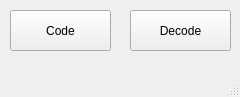
<?xml version="1.0" encoding="UTF-8"?>
<ui version="4.0">
 <class>MainWindow</class>
 <widget class="QMainWindow" name="MainWindow">
  <property name="geometry">
   <rect>
    <x>0</x>
    <y>0</y>
    <width>240</width>
    <height>97</height>
   </rect>
  </property>
  <property name="windowTitle">
   <string>MainWindow</string>
  </property>
  <widget class="QWidget" name="centralwidget">
   <widget class="QPushButton" name="pushButton_2">
    <property name="geometry">
     <rect>
      <x>130</x>
      <y>10</y>
      <width>101</width>
      <height>41</height>
     </rect>
    </property>
    <property name="text">
     <string>Decode</string>
    </property>
   </widget>
   <widget class="QPushButton" name="pushButton_3">
    <property name="geometry">
     <rect>
      <x>10</x>
      <y>10</y>
      <width>101</width>
      <height>41</height>
     </rect>
    </property>
    <property name="text">
     <string>Code</string>
    </property>
   </widget>
  </widget>
  <widget class="QMenuBar" name="menubar">
   <property name="geometry">
    <rect>
     <x>0</x>
     <y>0</y>
     <width>240</width>
     <height>21</height>
    </rect>
   </property>
  </widget>
  <widget class="QStatusBar" name="statusbar"/>
 </widget>
 <resources/>
 <connections/>
</ui>
